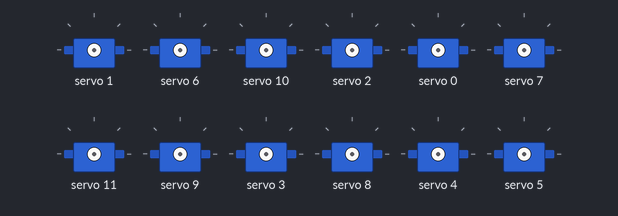
Simulated run of this sketch. Board: Arduino Uno, built with avr-gcc and run on an emulated ATmega328P. Shown: 12 × servo. What the sketch prints to the serial monitor is not drawn.

Above: at 0.05 s.
At 0.95 s:
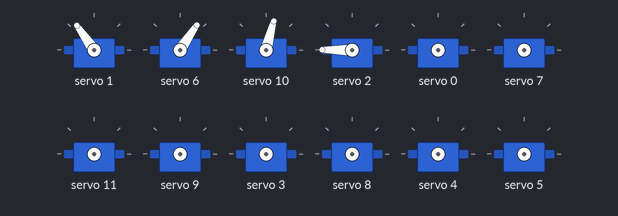
At 1.1 s:
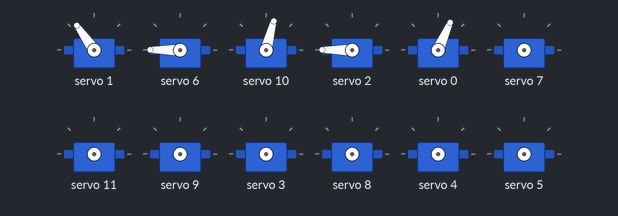
At 1.35 s:
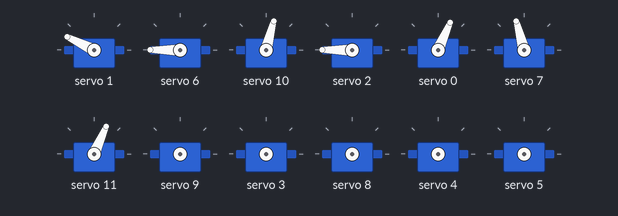
At 1.65 s:
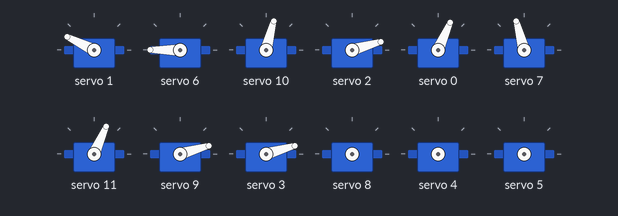
At 2.2 s:
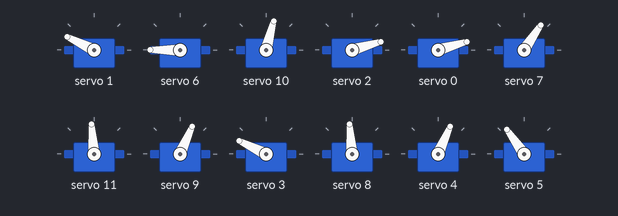
Timing chart, 0 to 5.1 s (numbered marks = the images above):
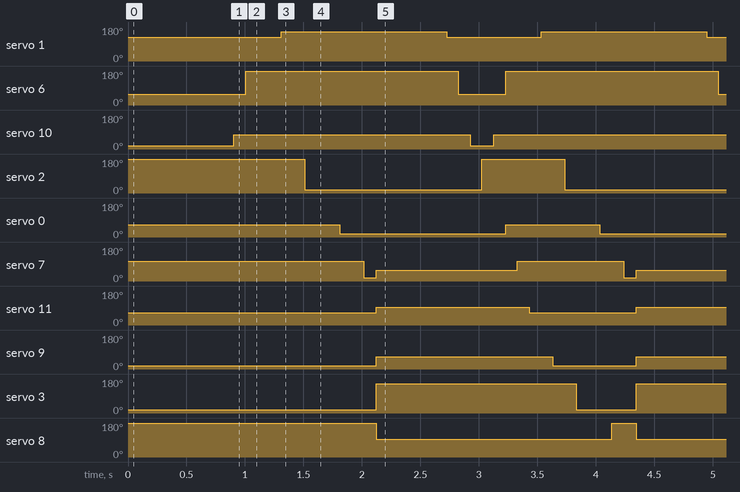

The sketch:

QuadMovement_Demo.ino
```cpp
#include <Wire.h>
#include <Adafruit_PWMServoDriver.h>

// called this way, it uses the default address 0x40
Adafruit_PWMServoDriver pwm = Adafruit_PWMServoDriver();
// you can also call it with a different address you want
//Adafruit_PWMServoDriver pwm = Adafruit_PWMServoDriver(0x41);

// Depending on your servo make, the pulse width min and max may vary, you
// want these to be as small/large as possible without hitting the hard stop
// for max range. You'll have to tweak them as necessary to match the servos you
// have!
#define SERVOMIN  150 // this is the 'minimum' pulse length count (out of 4096)
#define SERVOMAX  600 // this is the 'maximum' pulse length count (out of 4096)

// our servo # counter
uint8_t servonum = 0;

void setup() {
  Serial.begin(9600);
  Serial.println("16 channel Servo test!");

  pwm.begin();

  pwm.setPWMFreq(60);  // Analog servos run at ~60 Hz updates
}

// you can use this function if you'd like to set the pulse length in seconds
// e.g. setServoPulse(0, 0.001) is a ~1 millisecond pulse width. its not precise!
void setServoPulse(uint8_t n, double pulse) {
  double pulselength;

  pulselength = 1000000;   // 1,000,000 us per second
  pulselength /= 60;   // 60 Hz
  Serial.print(pulselength); Serial.println(" us per period");
  pulselength /= 4096;  // 12 bits of resolution
  Serial.print(pulselength); Serial.println(" us per bit");
  pulse *= 1000;
  pulse /= pulselength;
  Serial.println(pulse);
  pwm.setPWM(n, 0, pulse);
  resetStance();
}

void loop() {

  delay(500);
  Move();
  delay(100);


}


void resetStance()
{
  int  pulselength0 = map(10, 0, 180, SERVOMIN, SERVOMAX);
  int  pulselength1 = map(150, 0, 180, SERVOMIN, SERVOMAX);
  int  pulselength2 = map(10, 0, 180, SERVOMIN, SERVOMAX);
  int  pulselength3 = map(150, 0, 180, SERVOMIN, SERVOMAX);

  int  pulselength4 = map(60, 0, 180, SERVOMIN, SERVOMAX);
  int  pulselength5 = map(120, 0, 180, SERVOMIN, SERVOMAX);
  int  pulselength6 = map(180, 0, 180, SERVOMIN, SERVOMAX);
  int  pulselength7 = map(50, 0, 180, SERVOMIN, SERVOMAX);

  int  pulselength8 = map(90, 0, 180, SERVOMIN, SERVOMAX);
  int  pulselength9 = map(60, 0, 180, SERVOMIN, SERVOMAX);
  int  pulselength10 = map(70, 0, 180, SERVOMIN, SERVOMAX);
  int  pulselength11 = map(90, 0, 180, SERVOMIN, SERVOMAX);


  pwm.setPWM(0, 0, pulselength0);
  pwm.setPWM(1, 0, pulselength1);
  pwm.setPWM(2, 0, pulselength2);
  pwm.setPWM(3, 0, pulselength3);

  pwm.setPWM(4, 0, pulselength4);
  pwm.setPWM(5, 0, pulselength5);
  pwm.setPWM(6, 0, pulselength6);
  pwm.setPWM(7, 0, pulselength7);

  pwm.setPWM(8, 0, pulselength8);
  pwm.setPWM(9, 0, pulselength9);
  pwm.setPWM(10, 0, pulselength10);
  pwm.setPWM(11, 0, pulselength11);

}


void Move()
{

  pwm.setPWM(1, 0, map(120, 0, 180, SERVOMIN, SERVOMAX));
  delay(100);
  pwm.setPWM(6, 0, map(50, 0, 180, SERVOMIN, SERVOMAX));
  delay(100);
  pwm.setPWM(10, 0, map(10, 0, 180, SERVOMIN, SERVOMAX));
  delay(100);

  pwm.setPWM(2, 0, map(180, 0, 180, SERVOMIN, SERVOMAX));
  delay(100);
  pwm.setPWM(10, 0, map(70, 0, 180, SERVOMIN, SERVOMAX));

  delay(100);
  pwm.setPWM(6, 0, map(180, 0, 180, SERVOMIN, SERVOMAX));


  pwm.setPWM(0, 0, map(60, 0, 180, SERVOMIN, SERVOMAX));
  delay(100);
  pwm.setPWM(7, 0, map(100, 0, 180, SERVOMIN, SERVOMAX));
  delay(100);
  pwm.setPWM(11, 0, map(60, 0, 180, SERVOMIN, SERVOMAX));
  delay(100);


  pwm.setPWM(1, 0, map(150, 0, 180, SERVOMIN, SERVOMAX));
  delay(100);
  pwm.setPWM(9, 0, map(10, 0, 180, SERVOMIN, SERVOMAX));
  delay(100);

  pwm.setPWM(2, 0, map(10, 0, 180, SERVOMIN, SERVOMAX));
  delay(100);

  pwm.setPWM(3, 0, map(10, 0, 180, SERVOMIN, SERVOMAX));
  delay(100);

  pwm.setPWM(11, 0, map(60, 0, 180, SERVOMIN, SERVOMAX));
  delay(100);


  pwm.setPWM(0, 0, map(10, 0, 180, SERVOMIN, SERVOMAX));
  delay(100);
  pwm.setPWM(8, 0, map(180, 0, 180, SERVOMIN, SERVOMAX));
  delay(100);

  pwm.setPWM(7, 0, map(10, 0, 180, SERVOMIN, SERVOMAX));
  delay(100);
  resetStance();

}
```

Measured:
- by itself, servo 1: alternates 154° for 1.4 s and 125° for 0.81 s
- by itself, servo 6: alternates 180° for 1.8 s and 56° for 0.40 s
- by itself, servo 10: alternates 75° for 2.0 s and 16° for 0.20 s
- by itself, servo 2: alternates 180° for 0.71 s and 16° for 1.5 s
- by itself, servo 0: alternates 66° for 0.81 s and 16° for 1.4 s
- by itself, servo 7: repeats every 2.2 s: 56° 1.2 s, 105° 0.91 s, 16° 0.11 s
- by itself, servo 11: alternates 95° for 1.3 s and 66° for 0.92 s
- by itself, servo 9: alternates 66° for 1.5 s and 16° for 0.71 s
